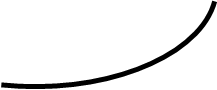
#> input picture Parts/tailBone.png, 217 x 90 px
$ python jaletsOnlyProb.py
#> lines starting #> are read from the running program, lines starting #| are printed output that depends on the picture
### jalets.py
# Samuel Rivera
# Jan 20, 2016
# This script/module is meant for generating flurps/jalets

from PIL import Image, ImageDraw
from collections import OrderedDict
import os


class Jalet(object):
    def __init__( self, partsDict = None, positions= None  ):

        if partsDict == None:
            partsDict = OrderedDict()
            partsDict[ 'tailBone'] = ['Parts/tailBone.png', 'Parts/tailBone.png']
            partsDict[ 'head'] = ['Parts/head0.png', 'Parts/head1.png', 'Parts/coverSmall.png']
            partsDict[ 'body'] = ['Parts/body0.png', 'Parts/body1.png', 'Parts/coverBig.png']
            partsDict[ 'button'] = ['Parts/but0.png','Parts/but1.png', 'Parts/coverSmall.png']
            partsDict[ 'lEye'] = ['Parts/lEye0.png', 'Parts/lEye1.png']
            partsDict[ 'rEye'] = ['Parts/rEye0.png', 'Parts/rEye1.png']
            partsDict[ 'lHand'] = ['Parts/lHand0.png', 'Parts/lHand1.png', 'Parts/coverSmall.png']
            partsDict[ 'rHand'] = ['Parts/rHand0.png', 'Parts/rHand1.png', 'Parts/coverSmall.png']
            partsDict[ 'lAntenna'] = ['Parts/lAnt0.png', 'Parts/lAnt1.png', 'Parts/coverSmall.png']
            partsDict[ 'rAntenna'] = ['Parts/rAnt0.png', 'Parts/rAnt1.png', 'Parts/coverSmall.png']
            partsDict[ 'lFoot'] = ['Parts/lFoot0.png', 'Parts/lFoot1.png', 'Parts/coverSmall.png']
            partsDict[ 'rFoot'] = ['Parts/rFoot0.png', 'Parts/rFoot1.png', 'Parts/coverSmall.png']
            partsDict[ 'tail'] = ['Parts/tail0.png', 'Parts/tail1.png', 'Parts/coverSmall.png']

        if positions == None:
            positions = { 'head': (0,-170),
                'body':(0,80),
                'lFoot':(-70, 360),
                'rFoot':(70, 360),
                'tail':(-270, 210),
                'lEye':(-25,-150),
                'rEye':(25,-150),
                'lHand': (-200,0),
                'rHand': (200,0),
                'button':(0,80),
                'lAntenna':(-120,-350),
                'rAntenna':(120,-350),
                'tailBone':(-160,170)}
        # initialize  things:
        self.imSize = (700,900)  # x,y
        self.partsDict = partsDict
        self.pos = positions

    def draw( self, indices = [0,0,0,0,0,0,0]):
        # return drawn image of given category structure
        #
        # labIdxDict tells where in the indices vector will have that feature
        # typically it is going to be a 0 or 1
        labIdxDict = { 'head': 1,
            'body': 2 ,
            'lFoot':4,
            'rFoot':4,
            'tail':6,
            'lEye':0,
            'rEye':0,
            'lHand':3,
            'rHand':3,
            'button': 0,
            'lAntenna':5,
            'rAntenna':5,
            'tailBone':0}

        # make bg for drawing
        self.image = Image.new( 'RGBA', self.imSize, (255,255,255,0)) # last int for transpernt, make 0
        center = tuple([x/2 for x in self.imSize])

        # draw the lines
        draw = ImageDraw.Draw(self.image)
	draw.line( [ addCoords(center,self.pos['body']), addCoords(center,self.pos['head'])], fill=(0,0,0),width=4)
	draw.line( [ addCoords(center,self.pos['lAntenna']), addCoords(center,self.pos['head'])], fill=(0,0,0),width=4)
	draw.line( [ addCoords(center,self.pos['rAntenna']), addCoords(center,self.pos['head'])], fill=(0,0,0),width=4)
	draw.line( [ addCoords(center,self.pos['body']), addCoords(center,self.pos['lFoot'])], fill=(0,0,0),width=4)
	draw.line( [ addCoords(center,self.pos['body']), addCoords(center,self.pos['rFoot'])], fill=(0,0,0),width=4)
	draw.line( [ addCoords(center,self.pos['body']), addCoords(center,self.pos['lHand'])], fill=(0,0,0),width=4)
	draw.line( [ addCoords(center,self.pos['body']), addCoords(center,self.pos['rHand'])], fill=(0,0,0),width=4)

        # draw all parts where they go
        for partName in self.partsDict.keys():      #self.parts.items():
            partIdx =indices[ labIdxDict[partName]]
            part = Image.open( self.partsDict[partName][partIdx] ) # part image
#> part is the input picture: PIL image 217x90 RGBA; mean R, G, B, A 119.4, 119.4, 119.4, 15.9
            partPos = addCoords( center, self.pos[partName])
            # add part to background
            self.image.paste( part, centerPos(partPos,part.size), mask=part)
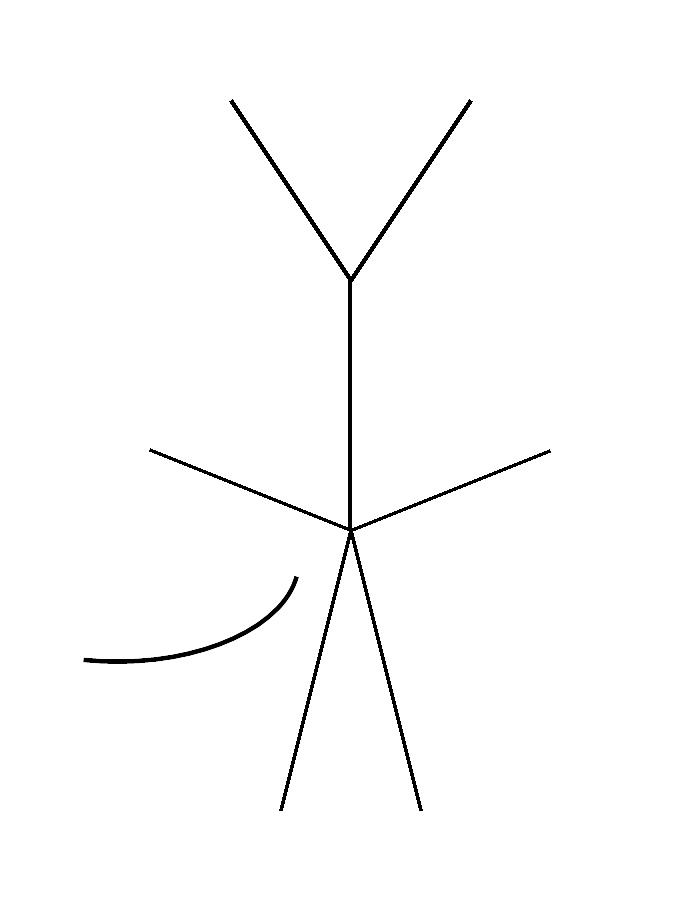
#> self.image: PIL image 700x900 RGBA; mean R, G, B, A 251.9, 251.9, 251.9, 3.1; transparent parts drawn white

        # return the drawn image
        return self.image
        # [5 lines of commented-out code are left out]


def getProbStruct( nProb = 6, baseVal=0, outVal=1):
    # return list of lists of the structure (like ones/zeros)
    allStructs = []
    for i1 in range(nProb):
        for i2 in range(i1+1,nProb):
            featIdxList = [baseVal]*(nProb)
            featIdxList[i1] = outVal
            featIdxList[i2] = outVal
            allStructs.append([baseVal] +featIdxList)
    return allStructs

# general methods for shifting around coordinates
# because I do it several times
def addCoords( pos1, pos2 ):
    # add up the two coordinates in a tuple, return a tuple
    return (pos1[0]+pos2[0], pos1[1]+pos2[1])

def centerPos( targetPos, imSize ):
    # get top-left coordinate for an image if it is
    # to be centered at a particular coordinate
    return (targetPos[0]-imSize[0]/2, targetPos[1]-imSize[1]/2)


class JaletSIM( Jalet):
    # [18 lines left out: function __init__, not called in this run]

#==============================================================
#==============================================================

# [26 lines that do not run on import are left out]

### jaletsOnlyProb.py
# Samuel Rivera
# Jan 20, 2016
# This script/module is meant for generating flurps/jalets without
# the deterministic button feature

from PIL import Image, ImageDraw
from collections import OrderedDict
import os
from jalets import *

#==============================================================
#==============================================================

if __name__ == '__main__':

    # make output folder
    outFolder=  'FlurpJaletOnlyProb/'
    if not os.path.exists( outFolder):
        os.mkdir( outFolder)


    # make jalet object, remove the button part from description
    j = Jalet( )
    j.partsDict.pop('button')

    # get list of all Jalet structures, then draw and save
    allProbList = getProbStruct( nProb = 6, baseVal=0, outVal=1)
    for struct in allProbList:
#> (the run stopped early here; a loop or call above may not have finished)
